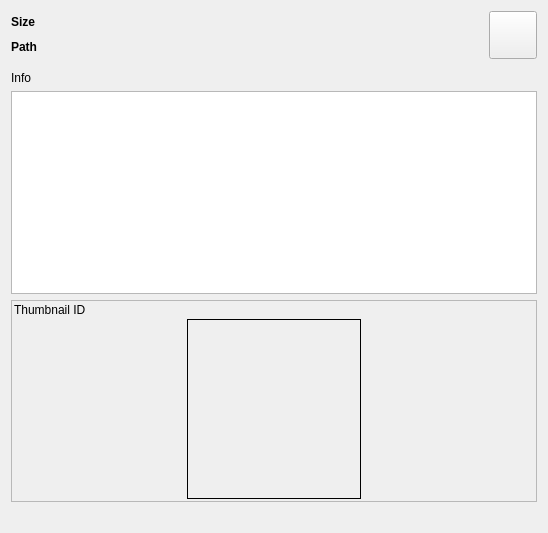
<?xml version="1.0" encoding="UTF-8"?>
<ui version="4.0">
 <class>AppletAboutFileUi</class>
 <widget class="QWidget" name="AppletAboutFileUi">
  <property name="modal" stdset="0">
   <bool>false</bool>
  </property>
  <property name="windowModality">
   <enum>Qt::WindowModality::ApplicationModal</enum>
  </property>
  <property name="geometry">
   <rect>
    <x>0</x>
    <y>0</y>
    <width>548</width>
    <height>533</height>
   </rect>
  </property>
  <property name="sizePolicy">
   <sizepolicy hsizetype="Expanding" vsizetype="Preferred">
    <horstretch>0</horstretch>
    <verstretch>0</verstretch>
   </sizepolicy>
  </property>
  <property name="windowTitle">
   <string>About User</string>
  </property>
  <property name="windowOpacity">
   <double>1.000000000000000</double>
  </property>
  <property name="toolTip">
   <string/>
  </property>
  <property name="sizeGripEnabled" stdset="0">
   <bool>true</bool>
  </property>
  <layout class="QVBoxLayout" name="verticalLayout_3">
   <item>
    <layout class="QHBoxLayout" name="horizontalLayout">
     <property name="spacing">
      <number>2</number>
     </property>
     <item>
      <layout class="QVBoxLayout" name="verticalLayout">
       <property name="spacing">
        <number>2</number>
       </property>
       <item>
        <layout class="QHBoxLayout" name="horizontalLayout_2">
         <property name="spacing">
          <number>5</number>
         </property>
         <property name="bottomMargin">
          <number>2</number>
         </property>
         <item>
          <widget class="QLabel" name="m_FileSizeLabel">
           <property name="font">
            <font>
             <bold>true</bold>
            </font>
           </property>
           <property name="text">
            <string>Size</string>
           </property>
          </widget>
         </item>
         <item>
          <widget class="VxLabel" name="m_FileNameLabel">
           <property name="sizePolicy">
            <sizepolicy hsizetype="Expanding" vsizetype="Preferred">
             <horstretch>0</horstretch>
             <verstretch>0</verstretch>
            </sizepolicy>
           </property>
           <property name="font">
            <font>
             <pointsize>9</pointsize>
            </font>
           </property>
           <property name="text">
            <string notr="true"/>
           </property>
           <property name="wordWrap">
            <bool>true</bool>
           </property>
          </widget>
         </item>
        </layout>
       </item>
       <item>
        <layout class="QHBoxLayout" name="horizontalLayout_3">
         <property name="spacing">
          <number>5</number>
         </property>
         <property name="bottomMargin">
          <number>2</number>
         </property>
         <item>
          <widget class="QLabel" name="m_FilePathDesc">
           <property name="font">
            <font>
             <bold>true</bold>
            </font>
           </property>
           <property name="text">
            <string>Path</string>
           </property>
          </widget>
         </item>
         <item>
          <widget class="VxLabel" name="m_FilePathLabel">
           <property name="sizePolicy">
            <sizepolicy hsizetype="Expanding" vsizetype="Preferred">
             <horstretch>0</horstretch>
             <verstretch>0</verstretch>
            </sizepolicy>
           </property>
           <property name="font">
            <font>
             <pointsize>9</pointsize>
            </font>
           </property>
           <property name="text">
            <string notr="true"/>
           </property>
           <property name="wordWrap">
            <bool>true</bool>
           </property>
          </widget>
         </item>
        </layout>
       </item>
      </layout>
     </item>
     <item>
      <widget class="VxPushButton" name="m_BrowseButton">
       <property name="sizePolicy">
        <sizepolicy hsizetype="Fixed" vsizetype="Fixed">
         <horstretch>0</horstretch>
         <verstretch>0</verstretch>
        </sizepolicy>
       </property>
       <property name="minimumSize">
        <size>
         <width>48</width>
         <height>48</height>
        </size>
       </property>
       <property name="maximumSize">
        <size>
         <width>48</width>
         <height>48</height>
        </size>
       </property>
       <property name="text">
        <string notr="true"/>
       </property>
      </widget>
     </item>
    </layout>
   </item>
   <item>
    <widget class="IdentOfferWidget" name="m_IdentWidget" native="true">
     <property name="sizePolicy">
      <sizepolicy hsizetype="Expanding" vsizetype="Preferred">
       <horstretch>0</horstretch>
       <verstretch>0</verstretch>
      </sizepolicy>
     </property>
    </widget>
   </item>
   <item>
    <widget class="QLabel" name="m_FileInfoLabel">
     <property name="sizePolicy">
      <sizepolicy hsizetype="Preferred" vsizetype="Preferred">
       <horstretch>0</horstretch>
       <verstretch>0</verstretch>
      </sizepolicy>
     </property>
     <property name="text">
      <string>Info</string>
     </property>
    </widget>
   </item>
   <item>
    <widget class="QPlainTextEdit" name="m_InfoPlainTextEdit"/>
   </item>
   <item>
    <widget class="QFrame" name="m_ThumbFrame">
     <property name="sizePolicy">
      <sizepolicy hsizetype="Expanding" vsizetype="Expanding">
       <horstretch>0</horstretch>
       <verstretch>0</verstretch>
      </sizepolicy>
     </property>
     <property name="frameShape">
      <enum>QFrame::Shape::StyledPanel</enum>
     </property>
     <property name="frameShadow">
      <enum>QFrame::Shadow::Raised</enum>
     </property>
     <layout class="QVBoxLayout" name="verticalLayout_2">
      <property name="spacing">
       <number>2</number>
      </property>
      <property name="leftMargin">
       <number>2</number>
      </property>
      <property name="topMargin">
       <number>2</number>
      </property>
      <property name="rightMargin">
       <number>2</number>
      </property>
      <property name="bottomMargin">
       <number>2</number>
      </property>
      <item>
       <layout class="QHBoxLayout" name="horizontalLayout_5">
        <item>
         <widget class="QLabel" name="m_ThumbIdLabel">
          <property name="sizePolicy">
           <sizepolicy hsizetype="Preferred" vsizetype="Preferred">
            <horstretch>0</horstretch>
            <verstretch>0</verstretch>
           </sizepolicy>
          </property>
          <property name="text">
           <string>Thumbnail ID</string>
          </property>
         </widget>
        </item>
        <item>
         <widget class="QLabel" name="m_ThumbIdText">
          <property name="sizePolicy">
           <sizepolicy hsizetype="Expanding" vsizetype="Preferred">
            <horstretch>0</horstretch>
            <verstretch>0</verstretch>
           </sizepolicy>
          </property>
          <property name="text">
           <string notr="true"/>
          </property>
         </widget>
        </item>
       </layout>
      </item>
      <item>
       <layout class="QHBoxLayout" name="horizontalLayout_4">
        <item>
         <spacer name="horizontalSpacer">
          <property name="orientation">
           <enum>Qt::Orientation::Horizontal</enum>
          </property>
          <property name="sizeHint" stdset="0">
           <size>
            <width>40</width>
            <height>20</height>
           </size>
          </property>
         </spacer>
        </item>
        <item>
         <widget class="QFrame" name="m_ThumbnailFrame">
          <property name="sizePolicy">
           <sizepolicy hsizetype="Minimum" vsizetype="Minimum">
            <horstretch>0</horstretch>
            <verstretch>0</verstretch>
           </sizepolicy>
          </property>
          <property name="frameShape">
           <enum>QFrame::Shape::Box</enum>
          </property>
          <property name="frameShadow">
           <enum>QFrame::Shadow::Plain</enum>
          </property>
          <layout class="QGridLayout" name="gridLayout_2">
           <property name="leftMargin">
            <number>2</number>
           </property>
           <property name="topMargin">
            <number>2</number>
           </property>
           <property name="rightMargin">
            <number>2</number>
           </property>
           <property name="bottomMargin">
            <number>2</number>
           </property>
           <property name="spacing">
            <number>2</number>
           </property>
           <item row="0" column="0">
            <widget class="ThumbnailViewWidget" name="m_ThumbnailViewWidget">
             <property name="sizePolicy">
              <sizepolicy hsizetype="Expanding" vsizetype="Expanding">
               <horstretch>0</horstretch>
               <verstretch>0</verstretch>
              </sizepolicy>
             </property>
             <property name="minimumSize">
              <size>
               <width>0</width>
               <height>0</height>
              </size>
             </property>
             <property name="alignment">
              <set>Qt::AlignmentFlag::AlignCenter</set>
             </property>
            </widget>
           </item>
          </layout>
         </widget>
        </item>
        <item>
         <spacer name="horizontalSpacer_2">
          <property name="orientation">
           <enum>Qt::Orientation::Horizontal</enum>
          </property>
          <property name="sizeHint" stdset="0">
           <size>
            <width>40</width>
            <height>20</height>
           </size>
          </property>
         </spacer>
        </item>
       </layout>
      </item>
     </layout>
    </widget>
   </item>
   <item>
    <widget class="QLabel" name="m_StatusLabel">
     <property name="sizePolicy">
      <sizepolicy hsizetype="Expanding" vsizetype="Preferred">
       <horstretch>0</horstretch>
       <verstretch>0</verstretch>
      </sizepolicy>
     </property>
     <property name="text">
      <string notr="true"/>
     </property>
    </widget>
   </item>
  </layout>
 </widget>
 <customwidgets>
  <customwidget>
   <class>IdentOfferWidget</class>
   <extends>QWidget</extends>
   <header>IdentOfferWidget.h</header>
   <container>1</container>
  </customwidget>
  <customwidget>
   <class>VxLabel</class>
   <extends>QLabel</extends>
   <header>VxLabel.h</header>
  </customwidget>
  <customwidget>
   <class>VxPushButton</class>
   <extends>QPushButton</extends>
   <header>VxPushButton.h</header>
  </customwidget>
  <customwidget>
   <class>ThumbnailViewWidget</class>
   <extends>QLabel</extends>
   <header>ThumbnailViewWidget.h</header>
  </customwidget>
 </customwidgets>
 <resources/>
 <connections/>
</ui>
